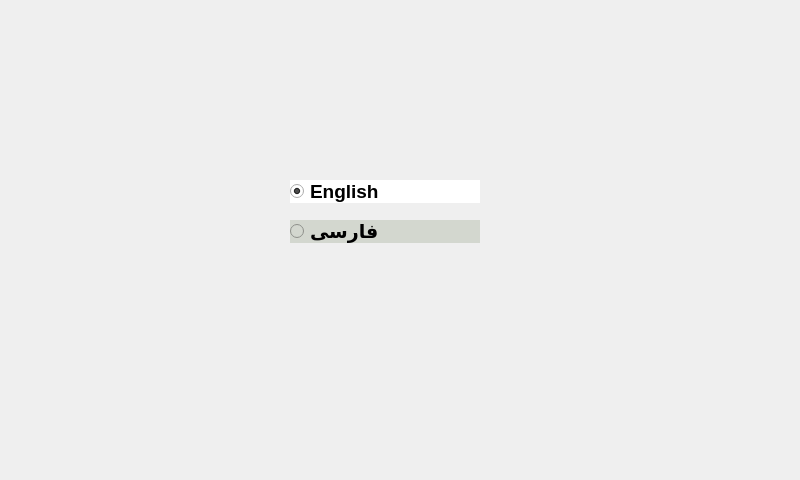
<?xml version="1.0" encoding="UTF-8"?>
<ui version="4.0">
 <class>FrameLang</class>
 <widget class="QFrame" name="FrameLang">
  <property name="geometry">
   <rect>
    <x>0</x>
    <y>0</y>
    <width>800</width>
    <height>480</height>
   </rect>
  </property>
  <property name="windowTitle">
   <string>Frame</string>
  </property>
  <widget class="QPushButton" name="backButton">
   <property name="geometry">
    <rect>
     <x>600</x>
     <y>428</y>
     <width>85</width>
     <height>40</height>
    </rect>
   </property>
   <property name="styleSheet">
    <string notr="true">border:none;
border-image: url(:/button_back.png);</string>
   </property>
   <property name="text">
    <string/>
   </property>
   <property name="flat">
    <bool>true</bool>
   </property>
  </widget>
  <widget class="QRadioButton" name="engButton">
   <property name="geometry">
    <rect>
     <x>290</x>
     <y>180</y>
     <width>190</width>
     <height>23</height>
    </rect>
   </property>
   <property name="font">
    <font>
     <pointsize>14</pointsize>
     <weight>75</weight>
     <bold>true</bold>
    </font>
   </property>
   <property name="styleSheet">
    <string notr="true">color: rgb(0, 0, 0);
background-color: rgb(255, 255, 255);</string>
   </property>
   <property name="text">
    <string>English</string>
   </property>
   <property name="checked">
    <bool>true</bool>
   </property>
  </widget>
  <widget class="QRadioButton" name="perButton">
   <property name="geometry">
    <rect>
     <x>290</x>
     <y>220</y>
     <width>190</width>
     <height>23</height>
    </rect>
   </property>
   <property name="font">
    <font>
     <pointsize>14</pointsize>
     <weight>75</weight>
     <bold>true</bold>
    </font>
   </property>
   <property name="layoutDirection">
    <enum>Qt::LeftToRight</enum>
   </property>
   <property name="styleSheet">
    <string notr="true">color: rgb(0, 0, 0);
background-color: rgb(211, 215, 207);</string>
   </property>
   <property name="locale">
    <locale language="Persian" country="Iran"/>
   </property>
   <property name="text">
    <string>فارسی</string>
   </property>
  </widget>
  <widget class="QPushButton" name="pushButton">
   <property name="geometry">
    <rect>
     <x>490</x>
     <y>420</y>
     <width>66</width>
     <height>47</height>
    </rect>
   </property>
   <property name="styleSheet">
    <string notr="true">border:none;
border-image: url(:/save1.png);</string>
   </property>
   <property name="text">
    <string/>
   </property>
   <property name="flat">
    <bool>true</bool>
   </property>
  </widget>
 </widget>
 <resources/>
 <connections/>
</ui>
